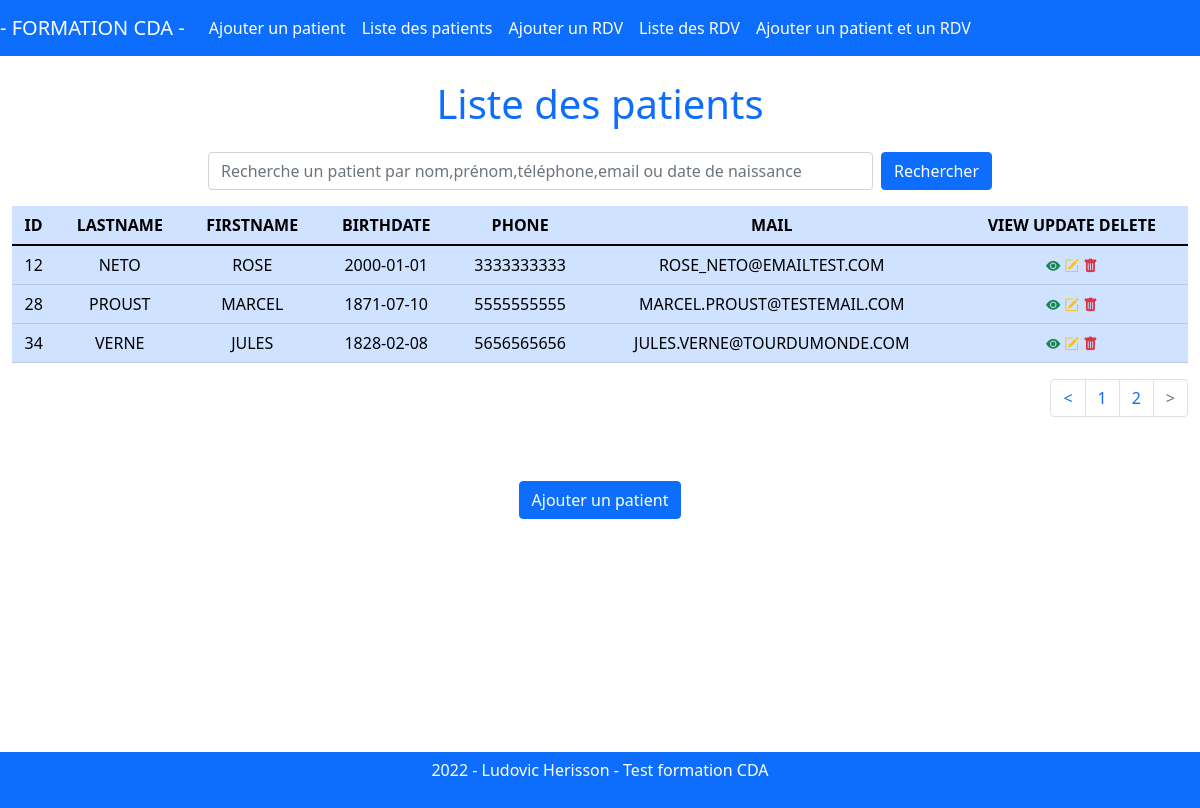
Page /index.php?op=voir&data=patient&page=2 on the committed database.
### tables this page shows
CREATE TABLE `patients` (
  `id` int(11) NOT NULL,
  `lastname` varchar(25) NOT NULL,
  `firstname` varchar(25) NOT NULL,
  `birthdate` date NOT NULL,
  `phone` varchar(25) DEFAULT NULL,
  `mail` varchar(100) NOT NULL
);

### controller/Controller.php (called while the page is built, shortened)
<?php
class Controller
{
    private $dbEntityRepo;
    public function __construct()
    {
        $this->dbEntityRepo=new \Model\EntityRepository;
    }
    public function render($layout,$template,$parameters=[])
    {
        extract($parameters);
        require "view/$template";
        return ob_end_flush();
    }
    public function selectAll()
    {
        if (isset($_GET['data']) && !empty($_GET['data']))
        {
            $data=$_GET['data'];
            switch ($data)
            {
                case 'patient':
                    if(!isset($_GET['recherche']) || empty($_GET['recherche']))
                    {
                        if(isset($_GET['page']) && !empty($_GET['page'])){
                            $currentPage = ($_GET['page']);
                        }else{
                            $currentPage = 1;
                        }
                        $nbPatient=$this->dbEntityRepo->countPatients();
                        $parPage=8;
                        $pages= ceil($nbPatient/$parPage);
                        $premier = ($currentPage * $parPage) - $parPage;
                        $patients=$this->dbEntityRepo->affichagePagination($premier, $parPage);
                        $this->render('layout.php','template-selectAll.php',[
                            'title'=>'Liste des '.$data.'s',
                            'dataType'=>$data,
                            'data'=>(isset($patients)) ? $patients :$this->dbEntityRepo->selectAllRepo($data),
                            'hidden'=>NULL,
                            'currentPage'=>$currentPage,
                            'pages'=>$pages,
                            'masque'=>NULL
                        ]);
                    }
                    break;
            }
        }
    }
    public function handleRequest()
    {
        $op=isset($_GET['op']) ? $_GET['op'] : NULL;
        switch ($op)
        {
            case 'voir':
                $this->selectAll();
                break;
        }
    }
}

### index.php (called while the page is built, shortened)
<?php
$controller=new Controller\Controller;
$controller->handleRequest();
?>

### model/EntityRepository.php (called while the page is built, shortened)
<?php
class EntityRepository
{
    private $db;
    private $tablepatients;
    public function getDb()
    {
        if(!$this->db)
        {
            try
            {
                $xml=simplexml_load_file('app/config.xml');
                $this->tablepatients=$xml->table1;
                try
                {
                    $this->db= new \PDO("mysql:host=". $xml->host ."; dbname=" . $xml->db, $xml->user, $xml->password, [
                        \PDO::ATTR_ERRMODE => \PDO::ERRMODE_EXCEPTION
                    ]);
                }
                catch(\PDOException $e)
                {
                echo"Message : " . $e->getMessage();
                }
            }
            catch(\Exception $e)
            {
                echo"Message : ".$e->getMessage();
            }
        }
        return $this->db;
    }
    public function countPatients()
    {
        $q = $this->getDb()->prepare("SELECT COUNT(*) AS nbPatients FROM ".$this->tablepatients);
        $q->execute();
        $r=$q->fetch();
        $r= $r['nbPatients'];
        return $r;
    }
    public function affichagePagination(int $premier, int $parPage)
    {
        $q=$this->getDb()->prepare("SELECT * FROM ".$this->tablepatients." ORDER BY lastname ASC LIMIT :premier, :parpage");
        $q->bindValue(':premier', $premier, \PDO::PARAM_INT);
        $q->bindValue(':parpage', $parPage, \PDO::PARAM_INT);
        $q->execute();
        $r=$q->fetchAll(\PDO::FETCH_ASSOC);
        return $r;
    }
}
?>

### view/template-selectAll.php (the view, shortened to what this page needs)
<div class="container-fluid">
  <?php if(!empty($data)):
    $nomColonne=array_keys($data[0]);?>
    <div class="d-flex">
      <form action="" method="get" class="col-8 d-flex mx-auto" <?=$hidden?>>
        <input type="text" name="recherche" id="recherche" class="form-control" placeholder="Recherche un patient par nom,prénom,téléphone,email ou date de naissance" <?=$hidden?>>
        <button class="btn btn-primary ms-2" <?=$hidden?>>Rechercher</button>
      </form>
    </div>
    <table class="table table-hover table-primary mx-auto">
      <thead>
        <tr>
          <?php foreach($nomColonne as $value):?>
            <th class="text-center th" id="<?=$value?>"><?= strtoupper($value);?></th>
          <?php endforeach; ?>
        <th class="text-center">VIEW  UPDATE  DELETE</th>
        </tr>
      </thead>
      <tbody>
        <?php foreach($data as $tab):?>
        <tr>
          <td class="text-center id"><?= implode('</td><td class="text-center">', $tab);?></td>
          <td class="text-center icons">
              <a href="?op=select&data=<?=$dataType?>&id=<?=$tab['id']?>" class="text-success tableicons mx-3-lg"><i class="bi bi-eye-fill"></i></a>
              <a href="?op=update&data=<?=$dataType?>&id=<?=$tab['id']?>" class="text-warning tableicons mx-4-lg"><i class="bi bi-pencil-square"></i></a>
              <a href="?op=delete&data=<?=$dataType?>&id=<?=$tab['id']?>" class="text-danger tableicons mx-3-lg" onclick="return(confirm('Voulez-vous réellement supprimer le <?=$dataType?> <?= $tab['id'];?>'))"><i class="bi bi-trash-fill"></i></a>
          </td>
        </tr>
        <?php endforeach;?>
      </tbody>
    </table>
    <nav aria-label="Page navigation example" <?=$masque?>>
      <ul class="pagination justify-content-end">
        <li class="page-item <?= ($currentPage == 1) ? "disabled" : "" ?>">
          <a class="page-link" href="index.php?op=voir&data=patient&page=<?= $currentPage - 1 ?>" ><</a>
        </li>
        <?php for($page = 1; $page <= $pages; $page++): ?>
        <li class="page-item" <?= ($currentPage == $page) ? "active" : "" ?>><a class="page-link" href="index.php?op=voir&data=patient&page=<?= $page ?>"><?= $page ?></a></li>
        <?php endfor;?>
        <li class="page-item <?= ($currentPage == $pages) ? "disabled" : "" ?>">
          <a class="page-link" href="index.php?op=voir&data=patient&page=<?= $currentPage + 1 ?>">></a>
        </li>
      </ul>
    </nav>
      <div class="text-center">
        <a href="?op=ajouter&data=<?=$dataType?>" class="btn btn-primary my-5">Ajouter un <?=$dataType?></a>
      </div>
  <?php endif;?>
</div>

### css/app.css (style rules this page uses)
body { min-height: 100vh !important; max-height: 100vh !important; overflow-y: scroll; }
.table { font-size : 1rem !important; }
.tableicons { font-size: 1.2vw !important; }

### rows in the picture
patients: tab "12 NETO ROSE 2000-01-01 3333333333 ROSE_NETO@EMAILTEST.COM"
patients: tab "28 PROUST MARCEL 1871-07-10 5555555555 MARCEL.PROUST@TESTEMAIL.COM"
patients: tab "34 VERNE JULES 1828-02-08 5656565656 JULES.VERNE@TOURDUMONDE.COM"

### other values in the picture
$title "Liste des patients"
$value "ID"
$value "LASTNAME"
$value "FIRSTNAME"
$value "BIRTHDATE"
$value "PHONE"
$value "MAIL"
$dataType "patient"
